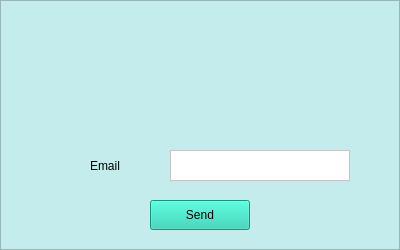
<?xml version="1.0" encoding="UTF-8"?>
<ui version="4.0">
 <class>sendtoemailPopUp</class>
 <widget class="QWidget" name="sendtoemailPopUp">
  <property name="geometry">
   <rect>
    <x>0</x>
    <y>0</y>
    <width>400</width>
    <height>250</height>
   </rect>
  </property>
  <property name="windowTitle">
   <string>Form</string>
  </property>
  <property name="styleSheet">
   <string notr="true">background-color: rgb(196, 236, 236)</string>
  </property>
  <widget class="QFrame" name="sendtoemailPopUp_frame">
   <property name="geometry">
    <rect>
     <x>0</x>
     <y>0</y>
     <width>400</width>
     <height>250</height>
    </rect>
   </property>
   <property name="frameShape">
    <enum>QFrame::StyledPanel</enum>
   </property>
   <property name="frameShadow">
    <enum>QFrame::Raised</enum>
   </property>
   <widget class="QPushButton" name="send_button">
    <property name="geometry">
     <rect>
      <x>150</x>
      <y>200</y>
      <width>100</width>
      <height>30</height>
     </rect>
    </property>
    <property name="toolTip">
     <string>&lt;html&gt;&lt;head/&gt;&lt;body&gt;&lt;p align=&quot;center&quot;&gt;&lt;br/&gt;&lt;/p&gt;&lt;/body&gt;&lt;/html&gt;</string>
    </property>
    <property name="styleSheet">
     <string notr="true">background-color: rgb(28, 206, 176);
font: 12pt &quot;Segoe UI&quot;;</string>
    </property>
    <property name="text">
     <string>Send</string>
    </property>
   </widget>
   <widget class="QLabel" name="email_label">
    <property name="geometry">
     <rect>
      <x>90</x>
      <y>140</y>
      <width>60</width>
      <height>51</height>
     </rect>
    </property>
    <property name="styleSheet">
     <string notr="true">font: 16pt &quot;Segoe UI&quot;;</string>
    </property>
    <property name="text">
     <string>Email</string>
    </property>
   </widget>
   <widget class="QTextEdit" name="email_input">
    <property name="geometry">
     <rect>
      <x>170</x>
      <y>150</y>
      <width>180</width>
      <height>31</height>
     </rect>
    </property>
    <property name="toolTip">
     <string>&lt;html&gt;&lt;head/&gt;&lt;body&gt;&lt;p align=&quot;center&quot;&gt;&lt;br/&gt;&lt;/p&gt;&lt;/body&gt;&lt;/html&gt;</string>
    </property>
    <property name="styleSheet">
     <string notr="true">background-color: rgb(255, 255, 255);</string>
    </property>
   </widget>
   <widget class="QLabel" name="logo">
    <property name="geometry">
     <rect>
      <x>140</x>
      <y>30</y>
      <width>121</width>
      <height>111</height>
     </rect>
    </property>
    <property name="text">
     <string/>
    </property>
    <property name="pixmap">
     <pixmap>../../LFP/images/images/icon_blueBackground.png</pixmap>
    </property>
    <property name="scaledContents">
     <bool>true</bool>
    </property>
   </widget>
  </widget>
 </widget>
 <resources/>
 <connections/>
</ui>
